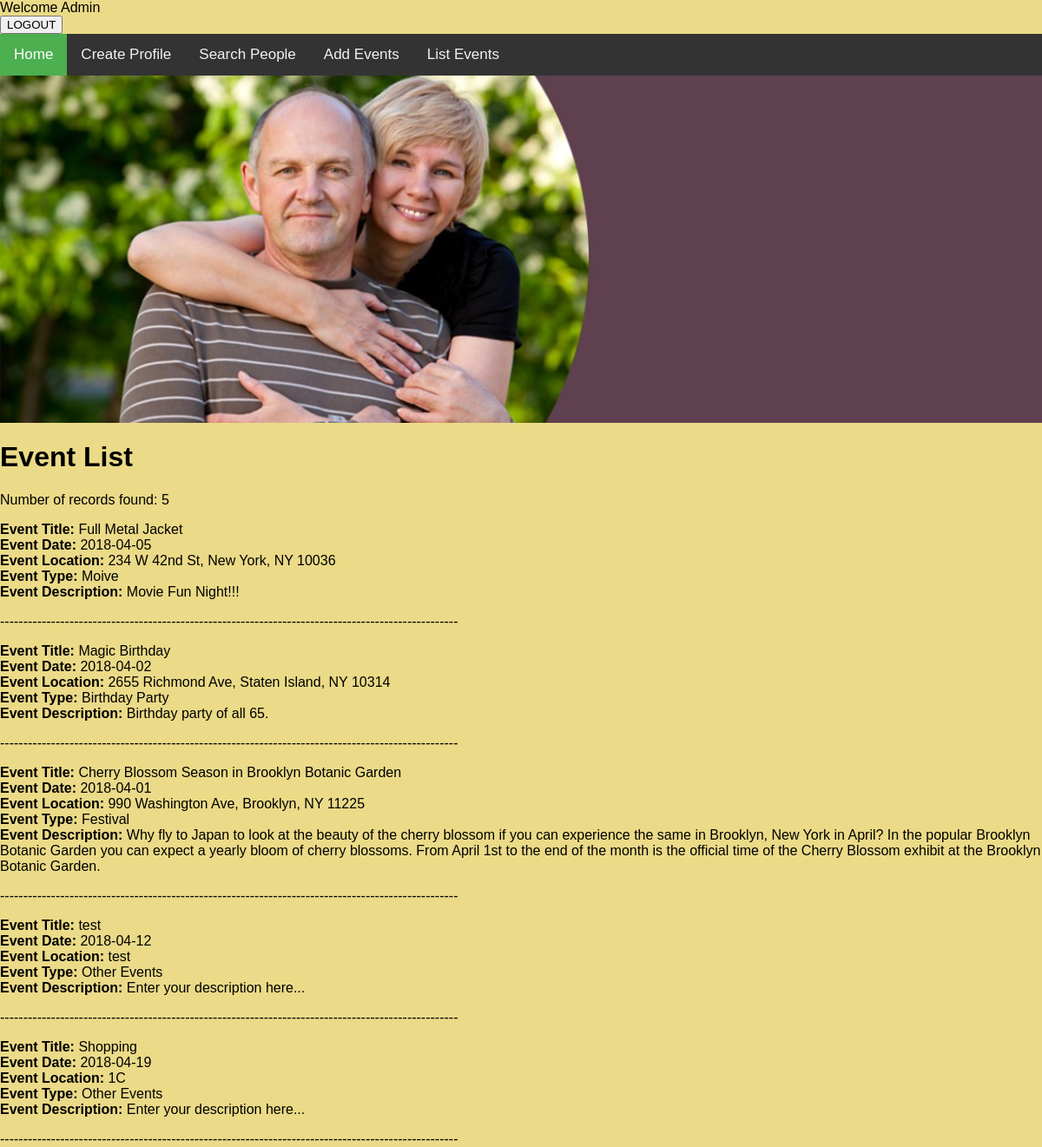
The app's page /admin_listEvent.php with its own data.
### tables this page shows
CREATE TABLE `event` (
  `event_id` int(4) NOT NULL,
  `eventDate` date NOT NULL,
  `eventTitle` varchar(50) NOT NULL,
  `eventLocation` varchar(50) NOT NULL,
  `eventType` varchar(15) NOT NULL,
  `eventDescription` varchar(500) NOT NULL
);

### admin_listEvent.php (the view, shortened to what this page needs)
<!DOCTYPE html>
<html>
<body bgcolor="#EBDA87">
	Welcome Admin
	<form method="post" action="do_logout.php">
	<input type="submit" name="logout" value="LOGOUT" />
	</form>
<head>
</head>
<body>
<div class="topnav">
  <a class="active" href="admin_index.html">Home</a>
  <a href="admin_create_profile.html">Create Profile</a>
  <a href="admin_search_people.html">Search People</a>
  <a href="admin_add_events.html">Add Events</a>
  <a href="admin_list_events.html">List Events</a>
</div>
	<head>
	</head>
</head>
<div class="bg"></div>
	<h1>Event List</h1>
	<?php
	$db = new mysqli('localhost', 'root','fei4844', '_lovingseniors');
	$query = "SELECT eventTitle,eventDate,eventLocation,eventType,eventDescription
	   		  FROM event";
	$result = $db->query($query);
	echo "<p>Number of records found: ".$result->num_rows."</p>";
	if($result->num_rows >0)
	{
		while($row = $result->fetch_assoc())
		{
		echo "<strong>Event Title: </strong>".$row["eventTitle"];
		echo "<br><strong>Event Date: </strong>".$row["eventDate"];
		echo "<br><strong>Event Location: </strong>".$row["eventLocation"];
		echo "<br><strong>Event Type: </strong>".$row["eventType"];
		echo "<br><strong>Event Description: </strong>".$row["eventDescription"];
		echo "<p>---------------------------------------------------------------------------------------------------</p>";
		}
	}
	?>
	</body>
</html>

### admin_listEvent.php (style rules this page uses)
body { margin: 0; font-family: Arial, Helvetica, sans-serif; }
.topnav { overflow: hidden; background-color: #333; }
.topnav a { float: left; color: #f2f2f2; text-align: center; padding: 14px 16px; text-decoration: none; font-size: 17px; }
.topnav a.active { background-color: #4CAF50; color: white; }
body, html { height: 100%; margin: 0; }
.bg { background-image: url("banner.jpg"); height: 50%; background-position: center; background-repeat: no-repeat; background-size: cover; }

### records on screen
event: eventTitle "Full Metal Jacket", eventDate "2018-04-05", eventLocation "234 W 42nd St, New York, NY 10036", eventType "Moive", eventDescription "Movie Fun Night!!!"
event: eventTitle "Magic Birthday", eventDate "2018-04-02", eventLocation "2655 Richmond Ave, Staten Island, NY 10314", eventType "Birthday Party", eventDescription "Birthday party of all 65."
event: eventTitle "Cherry Blossom Season in Brooklyn Botanic Garden", eventDate "2018-04-01", eventLocation "990 Washington Ave, Brooklyn, NY 11225", eventType "Festival", eventDescription "Why fly to Japan to look at the beauty of the cherry blossom if you can experience the same in Brooklyn, New York in April? In the popular Brooklyn Botanic Garden you can expect a yearly bloom of cherry blossoms. From April 1st to the end of the month is the official time of the Cherry Blossom exhibit at the Brooklyn Botanic Garden."
event: eventTitle "test", eventDate "2018-04-12", eventLocation "test", eventType "Other Events", eventDescription "Enter your description here..."
event: eventTitle "Shopping", eventDate "2018-04-19", eventLocation "1C", eventType "Other Events", eventDescription "Enter your description here..."

### other values on screen
$result->num_rows "5"
